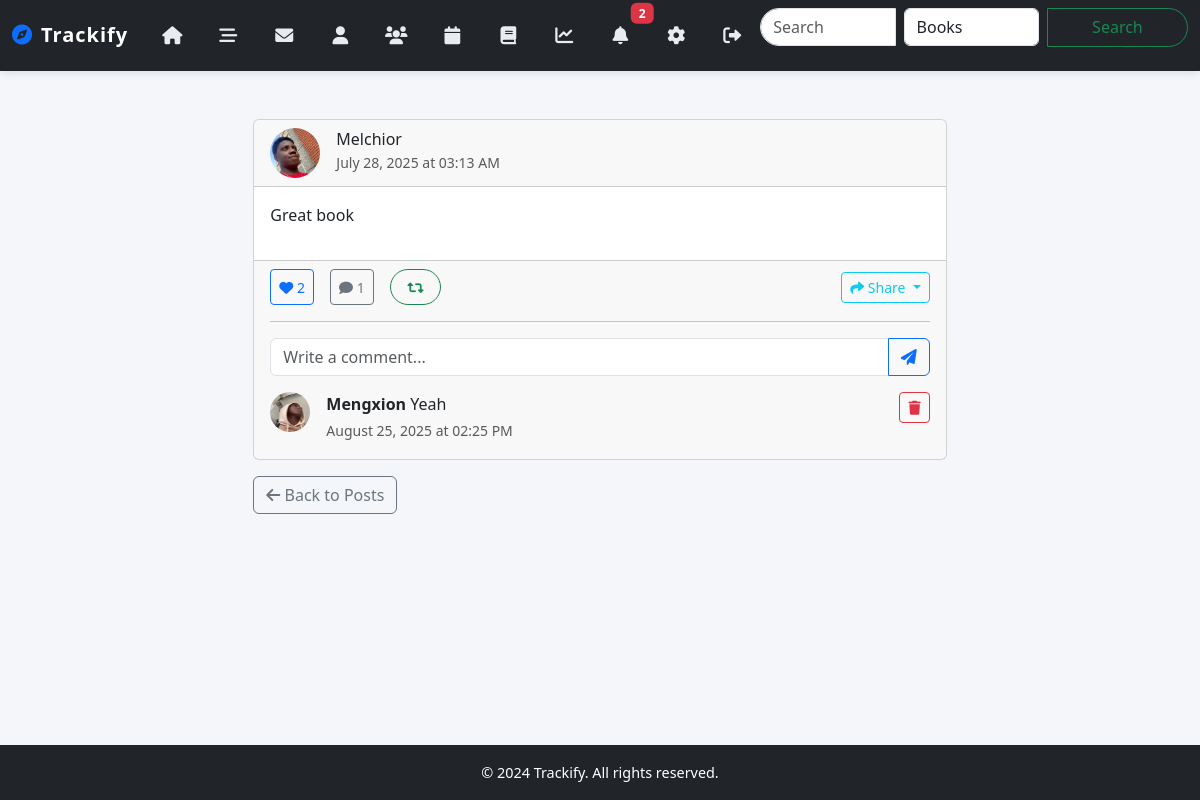
Screenshot of /post/2 (signed in) with the database file from the repository.
### models/user_model.py (models this page shows, shortened)
class User(db.Model, UserMixin):
    __tablename__ = 'users'
    user_id = db.Column(db.Integer, primary_key=True)
    username = db.Column(db.String(255), unique=True, nullable=False)
    password_hash = db.Column(db.String(255), nullable=False)
    email = db.Column(db.String(255), unique=True, nullable=False)
    join_date = db.Column(db.DateTime, default=datetime.utcnow)
    profile_picture = db.Column(db.String(256), nullable=True)
    bio = db.Column(db.Text, default=None)
    theme = db.Column(db.String(20), default='light')
    notifications_enabled = db.Column(db.Boolean, default=True)
    email_notifications = db.Column(db.Boolean, default=True)
    reset_token = db.Column(db.String(100), unique=True, nullable=True)
    reset_token_expiry = db.Column(db.DateTime, nullable=True)
    ratings = db.relationship('Rating', backref='user', lazy='dynamic')
    reviews = db.relationship('Review', backref='user', lazy='dynamic')
    custom_lists = db.relationship('CustomList', backref='creator', lazy='dynamic')
    messages_sent = db.relationship('Message', foreign_keys='Message.sender_id', backref='sender', lazy='dynamic')
    messages_received = db.relationship('Message', foreign_keys='Message.recipient_id', backref='recipient', lazy='dynamic')
    user_media = db.relationship('UserMedia', backref='user', lazy='dynamic')
    following = db.relationship(
        'Follow',
        foreign_keys='Follow.follower_id',
        backref=db.backref('follower', lazy='joined'),
        lazy='dynamic',
        cascade='all, delete-orphan'
    )
    followers = db.relationship(
        'Follow',
        foreign_keys='Follow.followed_id',
        backref=db.backref('followed', lazy='joined'),
        lazy='dynamic',
        cascade='all, delete-orphan'
    )

### models/social_model.py (models this page shows, shortened)
class Post(db.Model):
    __tablename__ = 'posts'
    post_id = db.Column(db.Integer, primary_key=True)
    user_id = db.Column(db.Integer, db.ForeignKey('users.user_id'), nullable=False)
    content = db.Column(db.Text, nullable=False)
    media_type = db.Column(db.Enum('cinema', 'music', 'book'), nullable=True)
    media_id = db.Column(db.Integer, nullable=True)  # cinema_id, music_id, or book_id
    created_at = db.Column(db.DateTime, default=datetime.utcnow)
    updated_at = db.Column(db.DateTime, default=datetime.utcnow, onupdate=datetime.utcnow)
    user = db.relationship('User', backref='posts')
    likes = db.relationship('Like', backref='post', lazy='dynamic', foreign_keys='Like.post_id')
    comments = db.relationship('Comment', backref='post', lazy='dynamic', order_by='Comment.created_at.desc()', foreign_keys='Comment.post_id')

class Comment(db.Model):
    __tablename__ = 'comments'
    comment_id = db.Column(db.Integer, primary_key=True)
    user_id = db.Column(db.Integer, db.ForeignKey('users.user_id'), nullable=False)
    user_media_id = db.Column(db.Integer, db.ForeignKey('user_media.user_media_id'), nullable=True)
    post_id = db.Column(db.Integer, db.ForeignKey('posts.post_id'), nullable=True)
    content = db.Column(db.Text, nullable=False)
    created_at = db.Column(db.DateTime, default=datetime.utcnow)
    user = db.relationship('User', backref='comments')

### routes/post_routes.py (the view, shortened to what this page needs)
@post_routes.route('/post/<int:post_id>', methods=['GET'])
@login_required
def view_post(post_id):
    post = Post.query.get_or_404(post_id)
    media = None
    post.is_liked_by_current_user = Like.query.filter_by(
        user_id=current_user.user_id,
        post_id=post.post_id
    ).first() is not None
    return render_template('view_post.html', post=post, media=media)

### templates/view_post.html (shortened to what this page needs)
{% extends "base.html" %}
{% block content %}
<div class="container mt-4">
    <div class="row justify-content-center">
        <div class="col-md-8">
            <div class="card">
                <div class="card-header d-flex align-items-center">
                    <img src="{{ url_for('static', filename=post.user.profile_picture) }}" alt="Profile picture of {{ post.user.username }}" class="rounded-circle me-3" width="50" height="50">
                    <div class="flex-grow-1">
                        <h6 class="mb-0">{{ post.user.username }}</h6>
                        <small class="text-muted">{{ post.created_at.strftime('%B %d, %Y at %I:%M %p') }}</small>
                    </div>
                </div>
                <div class="card-body">
                    <p class="post-content">{{ post.content }}</p>
                </div>
                <div class="card-footer">
                    <div class="d-flex justify-content-between align-items-center">
                        <div class="d-flex gap-3">
                            <button class="btn btn-sm btn-outline-primary like-btn"
                                    onclick="toggleLike({{ post.post_id }})"
                                    data-post-id="{{ post.post_id }}">
                                <i class="fas fa-heart"></i>
                                <span class="like-count">{{ post.likes.count() }}</span>
                            </button>
                            <button class="btn btn-sm btn-outline-secondary"
                                    onclick="toggleComments({{ post.post_id }})">
                                <i class="fas fa-comment"></i>
                                <span class="comment-count">{{ post.comments.count() }}</span>
                            </button>
                            <button class="btn btn-sm btn-outline-success"
                                    onclick="repost({{ post.post_id }})">
                                <i class="fas fa-retweet"></i>
                            </button>
                        </div>
                        <div class="dropdown">
                            <button class="btn btn-sm btn-outline-info dropdown-toggle" type="button" data-bs-toggle="dropdown">
                                <i class="fas fa-share"></i> Share
                            </button>
                        </div>
                    </div>
                    <div class="comments-section mt-3" id="comments-{{ post.post_id }}">
                        <hr>
                        <div class="add-comment mb-3">
                            <div class="input-group">
                                <input type="text" class="form-control comment-input"
                                       placeholder="Write a comment..."
                                       data-post-id="{{ post.post_id }}">
                                <button class="btn btn-outline-primary"
                                        onclick="addComment({{ post.post_id }})">
                                    <i class="fas fa-paper-plane"></i>
                                </button>
                            </div>
                        </div>
                        <div class="comments-list">
                            {% for comment in post.comments %}
                            <div class="comment-item mb-2" data-comment-id="{{ comment.comment_id }}">
                                <div class="d-flex align-items-start">
                                    <img src="{{ url_for('static', filename=comment.user.profile_picture) }}" alt="Profile picture of {{ comment.user.username }}" class="rounded-circle me-3" width="40" height="40">
                                    <div class="flex-grow-1">
                                        <div class="comment-content">
                                            <strong>{{ comment.user.username }}</strong>
                                            <span class="comment-text">{{ comment.content }}</span>
                                        </div>
                                        <small class="text-muted">{{ comment.created_at.strftime('%B %d, %Y at %I:%M %p') }}</small>
                                    </div>
                                    {% if comment.user_id == current_user.user_id %}
                                    <button class="btn btn-sm btn-outline-danger ms-2"
                                            onclick="deleteComment({{ comment.comment_id }})">
                                        <i class="fas fa-trash"></i>
                                    </button>
                                    {% endif %}
                                </div>
                            </div>
                            {% endfor %}
                        </div>
                    </div>
                </div>
            </div>
            <div class="mt-3">
                <a href="{{ url_for('post_routes.posts') }}" class="btn btn-outline-secondary">
                    <i class="fas fa-arrow-left"></i> Back to Posts
                </a>
            </div>
        </div>
    </div>
</div>
{% endblock %}

### static/style.css (style rules this page uses)
body { font-family: 'Segoe UI', Tahoma, Geneva, Verdana, sans-serif; line-height: 1.6; margin: 0; padding: 0; background-color: #f4f6f9; color: #333; }
a { color: #007bff; text-decoration: none; }
.container { max-width: 1100px; }
.btn-outline-success { border-radius: 20px; padding: 0.4rem 1rem; }

### rows the page displays
User: profile_picture (picture), user.username "Melchior"
Post: created_at "July 28, 2025 at 03:13 AM", content "Great book"
Comment: profile_picture (picture), user.username "Mengxion", content "Yeah", created_at "August 25, 2025 at 02:25 PM"

### other values shown
{{ post.likes.count() }} "2"
{{ post.comments.count() }} "1"
